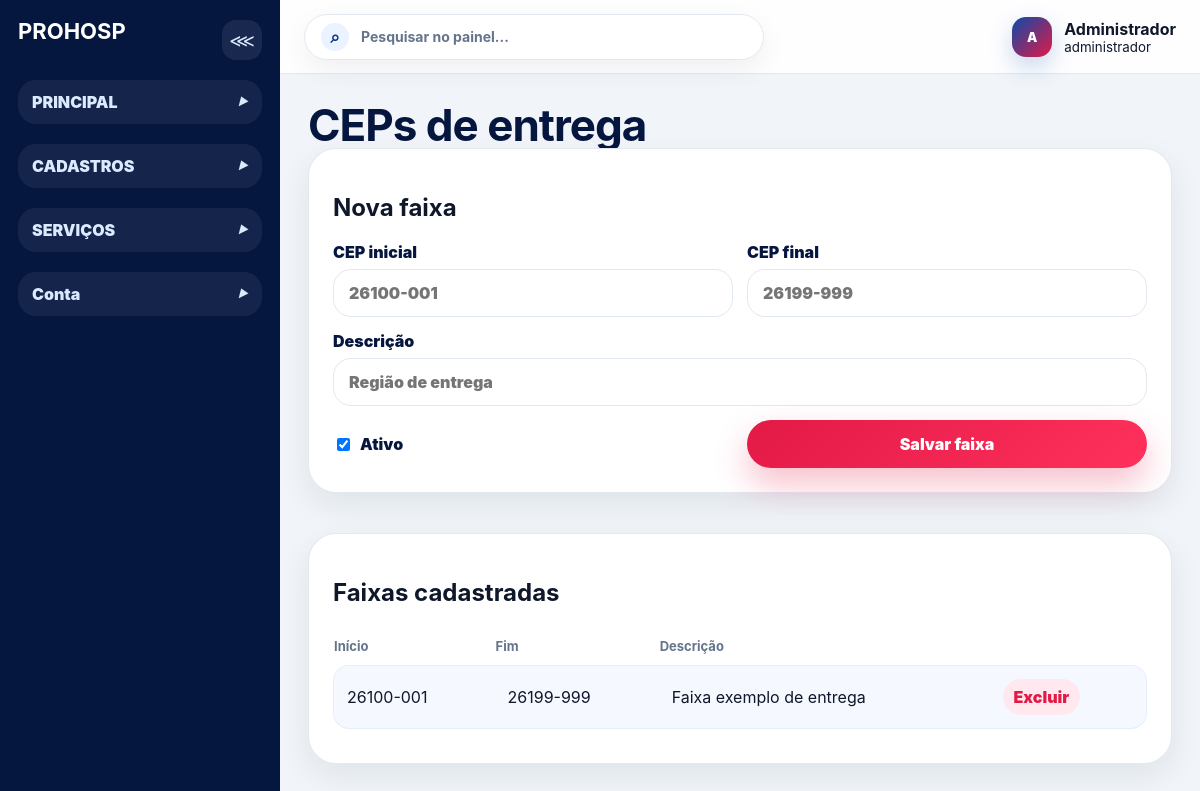
/admin/ceps.php (signed in), run on the app's committed database.
### tables this page shows
CREATE TABLE ceps_entrega (
  id INT AUTO_INCREMENT PRIMARY KEY,
  cep_inicio VARCHAR(9) NOT NULL,
  cep_fim VARCHAR(9) NOT NULL,
  cep_inicio_num INT NOT NULL,
  cep_fim_num INT NOT NULL,
  descricao VARCHAR(150) NULL,
  ativo TINYINT(1) NOT NULL DEFAULT 1,
  criado_em DATETIME NULL,
  INDEX idx_ceps_intervalo (cep_inicio_num, cep_fim_num)
);

### includes/funcoes.php (called while the page is built, shortened)
<?php
function e($valor): string {
    return htmlspecialchars((string)$valor, ENT_QUOTES, 'UTF-8');
}

### admin/ceps.php (the view, shortened to what this page needs)
<?php require_once __DIR__ . '/includes/admin-header.php';
$ceps=$pdo->query('SELECT * FROM ceps_entrega ORDER BY id DESC')->fetchAll();
?>
<h1>CEPs de entrega</h1><div class="grid-2"><section class="panel"><h2>Nova faixa</h2><form method="post" class="form-grid"><input type="hidden" name="csrf_token" value="<?= csrf_token() ?>"><label>CEP inicial<input name="cep_inicio" placeholder="26100-001" required></label><label>CEP final<input name="cep_fim" placeholder="26199-999" required></label><label class="wide">Descrição<input name="descricao" placeholder="Região de entrega"></label><label class="check"><input type="checkbox" name="ativo" checked> Ativo</label><button class="btn primary">Salvar faixa</button></form></section><section class="panel"><h2>Faixas cadastradas</h2><div class="table-wrap"><table><thead><tr><th>Início</th><th>Fim</th><th>Descrição</th><th></th></tr></thead><tbody><?php foreach($ceps as $c): ?><tr><td><?= e($c['cep_inicio']) ?></td><td><?= e($c['cep_fim']) ?></td><td><?= e($c['descricao']) ?></td><td><form method="post"><input type="hidden" name="csrf_token" value="<?= csrf_token() ?>"><input type="hidden" name="id" value="<?= (int)$c['id'] ?>"><button name="excluir">Excluir</button></form></td></tr><?php endforeach; ?></tbody></table></div></section></div><?php require_once __DIR__ . '/includes/admin-footer.php'; ?>

### assets/css/style.css (style rules this page uses)
:root { --blue-950:#05163f;--blue-900:#eff2f6;--blue-800:#0a358c;--blue-700:#0b4aaa;--blue-600:#1167e8;--blue-100:#eaf3ff;--blue-50:#f5f9ff;--red-600:#e31946;--red-500:#ff315c;--red-100:#ffe8ee;--white:#fff;--slate-950:#0f172a;--slate-700:#334155;--slate-500:#64748b;--slate-200:#e2e8f0;--slate-100:#f1f5f9;--radius-xl:28px;--radius-lg:22px;--radius-md:16px;--shadow:0 22px 55px rgba(8,35,95,.14);--soft:0 12px 32px rgba(15,23,42,.08) }
* { box-sizing:border-box }
body { margin:0;font-family:Inter,Arial,Helvetica,sans-serif;background:linear-gradient(180deg,#f8fbff 0,#eef4fb 100%);color:var(--slate-950) }
.btn { border:0;border-radius:999px;padding:14px 22px;font-weight:900;display:inline-flex;align-items:center;justify-content:center;cursor:pointer }
.btn.primary { background:linear-gradient(135deg,var(--red-600),var(--red-500));color:#fff;box-shadow:0 16px 34px rgba(227,25,70,.28) }
.section-head h2,h1 { font-size:clamp(30px,4vw,44px);line-height:1.05;margin:0;color:var(--blue-950);letter-spacing:-1px }
.product-card,.panel,.login-card,.metric { background:#fff;border:1px solid rgba(226,232,240,.95);border-radius:var(--radius-xl);box-shadow:var(--soft) }
.login-card label,.form-grid label { display:grid;gap:7px;color:var(--blue-950);font-weight:900 }
.login-card input,.form-grid input,.form-grid select,.form-grid textarea { width:100%;border:1px solid var(--slate-200);border-radius:18px;padding:13px 15px;font:inherit;background:#fff;outline:0 }
.login-card form,.form-grid { display:grid;gap:14px }
.admin-body { display:flex;min-height:100vh;background:var(--slate-100) }
.panel { padding:24px;margin-bottom:20px }
.grid-2 { display:grid;grid-template-columns:minmax(320px,.85fr) 1.15fr;gap:20px }
.form-grid { grid-template-columns:repeat(2,1fr) }
.form-grid .wide { grid-column:1/-1 }
.check { display:flex!important;align-items:center;gap:8px }
.check input { width:auto!important }
.table-wrap { overflow:auto }
table { width:100%;border-collapse:separate;border-spacing:0 10px;min-width:680px }
th { text-align:left;color:var(--slate-500);font-size:13px }
td { background:var(--blue-50);padding:13px;border-top:1px solid #e5eef9;border-bottom:1px solid #e5eef9 }
td:first-child { border-left:1px solid #e5eef9;border-radius:16px 0 0 16px }
td:last-child { border-right:1px solid #e5eef9;border-radius:0 16px 16px 0 }
button { font:inherit }
.inline button,td button { border:0;background:var(--red-100);color:var(--red-600);font-weight:900;border-radius:999px;padding:8px 11px;cursor:pointer }
body.admin-body .admin-cards, body.admin-body .grid-2, body.admin-body .quick-grid { grid-template-columns:1fr }

### data on the page
ceps_entrega: cep_inicio "26100-001", cep_fim "26199-999", descricao "Faixa exemplo de entrega"

### other printed values
substr($u['nome'] ?? 'U', 0, 1) "A"
$u['nome'] "Administrador"
$u['perfil'] "administrador"
